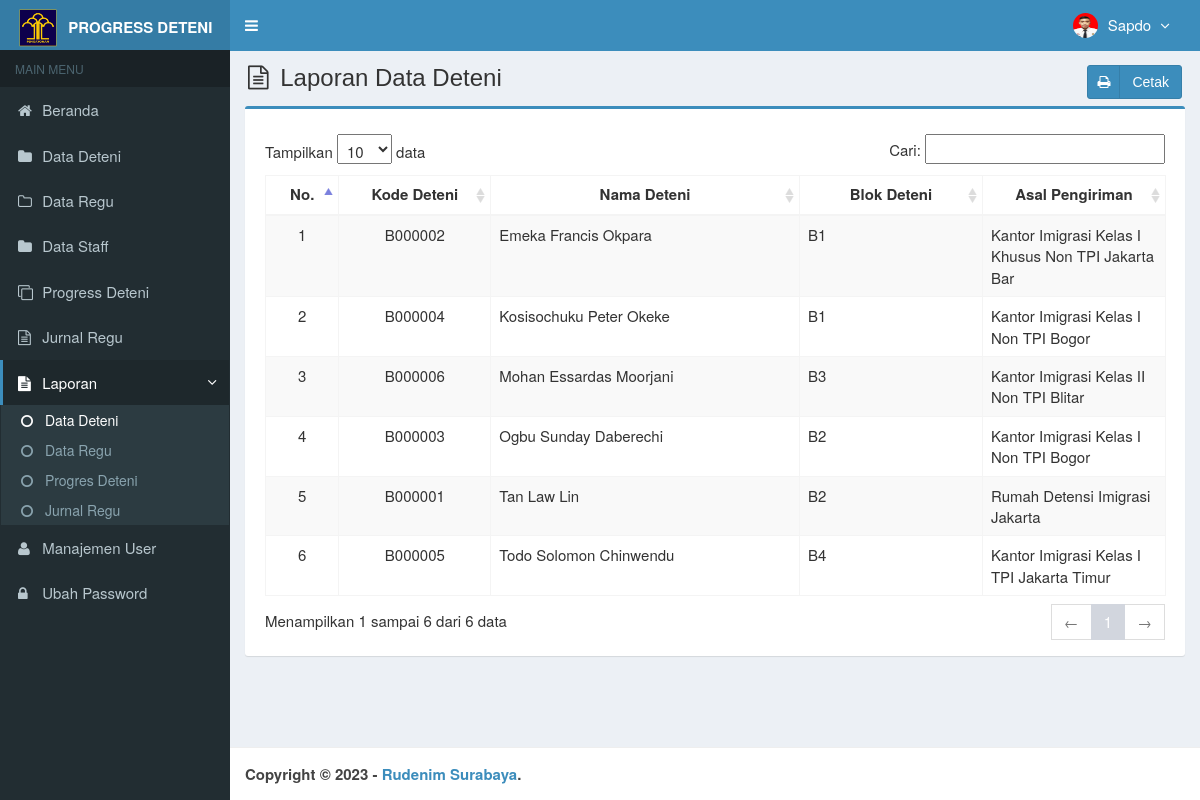
Page /main.php?module=lap_stok (signed in) on the committed database.
### tables this page shows
CREATE TABLE `is_users` (
  `id_user` int(3) NOT NULL,
  `username` varchar(50) NOT NULL,
  `nama_user` varchar(50) NOT NULL,
  `password` varchar(50) NOT NULL,
  `email` varchar(50) DEFAULT NULL,
  `telepon` varchar(13) DEFAULT NULL,
  `foto` varchar(100) DEFAULT NULL,
  `hak_akses` enum('Super Admin','Kepala','Staff') NOT NULL,
  `status` enum('aktif','blokir') NOT NULL DEFAULT 'aktif',
  `created_at` timestamp NOT NULL DEFAULT current_timestamp(),
  `updated_at` timestamp NOT NULL DEFAULT current_timestamp() ON UPDATE current_timestamp()
);

CREATE TABLE `is_deteni` (
  `kode_deteni` varchar(7) NOT NULL,
  `nama_deteni` varchar(100) NOT NULL,
  `blok_deteni` varchar(11) NOT NULL,
  `asal` varchar(50) NOT NULL,
  `created_user` int(3) NOT NULL,
  `created_date` timestamp NOT NULL DEFAULT current_timestamp(),
  `updated_user` int(3) NOT NULL,
  `updated_date` timestamp NOT NULL DEFAULT current_timestamp() ON UPDATE current_timestamp(),
  `wn` varchar(50) NOT NULL
);

### modules/lap-stok/view.php (the view)
<section class="content-header">
  <h1>
    <i class="fa fa-file-text-o icon-title"></i> Laporan Data Deteni
    <a class="btn btn-primary btn-social pull-right" href="modules/lap-stok/cetak.php" target="_blank">
      <i class="fa fa-print"></i> Cetak
    </a>
  </h1>
</section>
<section class="content">
  <div class="row">
    <div class="col-md-12">
      <div class="box box-primary">
        <div class="box-body">
          <table id="dataTables1" class="table table-bordered table-striped table-hover">
            <thead>
              <tr>
                <th class="center">No.</th>
                <th class="center">Kode Deteni</th>
                <th class="center">Nama Deteni</th>
                <th class="center">Blok Deteni</th>
                <th class="center">Asal Pengiriman</th>
              </tr>
            </thead>
            <tbody>
              <?php
              $no = 1;
              $query = mysqli_query($mysqli, "SELECT kode_deteni,nama_deteni,blok_deteni,asal FROM is_deteni ORDER BY nama_deteni ASC")
                or die('Ada kesalahan pada query tampil Data Obat: ' . mysqli_error($mysqli));
              while ($data = mysqli_fetch_assoc($query)) {
                echo "<tr>
                      <td width='30' class='center'>$no</td>
                      <td width='80' class='center'>$data[kode_deteni]</td>
                      <td width='180'>$data[nama_deteni]</td>
                      <td width='100'>$data[blok_deteni]</td>
                      <td width='100'> $data[asal]</td>
                    </tr>";
                $no++;
              }
              ?>
            </tbody>
          </table>
        </div>
      </div>
    </div>
  </div>
</section><!-- /.content

### top-menu.php (shortened to what this page needs)
<?php
require_once "config/database.php";
$query = mysqli_query($mysqli, "SELECT id_user, nama_user, foto, hak_akses FROM is_users WHERE id_user='$_SESSION[id_user]'")
  or die('Ada kesalahan pada query tampil Manajemen User: ' . mysqli_error($mysqli));
$data = mysqli_fetch_assoc($query);
?>
<li class="dropdown user user-menu">
  <a href="#" class="dropdown-toggle" data-toggle="dropdown">
    <?php
    if ($data['foto'] == "") { ?>
      <img src="images/user/user-default.png" class="user-image" alt="User Image" />
    <?php
    } else { ?>
      <img src="images/user/<?php echo $data['foto']; ?>" class="user-image" alt="User Image" />
    <?php
    }
    ?>
    <span class="hidden-xs"><?php echo $data['nama_user']; ?> <i style="margin-left:5px" class="fa fa-angle-down"></i></span>
  </a>
</li>

### assets/css/style.css (style rules this page uses)
.btn-social *:first-child { border-right: 1px solid rgba(0, 0, 0, 0.1); bottom: 0; font-size: 1em !important; left: 0; line-height: 32px !important; position: absolute; text-align: center; top: 0; width: 32px !important; }
.content-header { padding: 15px 18px 0; position: relative; }
.center { text-align:center; }
.icon-title { margin-right: 5px; }
body { background-color: #fff; color: #333; font-size: 15px; line-height: 1.42857; }

### rows in the picture
is_users: foto (picture), nama_user "Sapdo"
is_deteni: kode_deteni "B000002", nama_deteni "Emeka Francis Okpara", blok_deteni "B1", asal "Kantor Imigrasi Kelas I Khusus Non TPI Jakarta Bar"
is_deteni: kode_deteni "B000004", nama_deteni "Kosisochuku Peter Okeke", blok_deteni "B1", asal "Kantor Imigrasi Kelas I Non TPI Bogor"
is_deteni: kode_deteni "B000006", nama_deteni "Mohan Essardas Moorjani", blok_deteni "B3", asal "Kantor Imigrasi Kelas II Non TPI Blitar"
is_deteni: kode_deteni "B000003", nama_deteni "Ogbu Sunday Daberechi", blok_deteni "B2", asal "Kantor Imigrasi Kelas I Non TPI Bogor"
is_deteni: kode_deteni "B000001", nama_deteni "Tan Law Lin", blok_deteni "B2", asal "Rumah Detensi Imigrasi Jakarta"
is_deteni: kode_deteni "B000005", nama_deteni "Todo Solomon Chinwendu", blok_deteni "B4", asal "Kantor Imigrasi Kelas I TPI Jakarta Timur"
